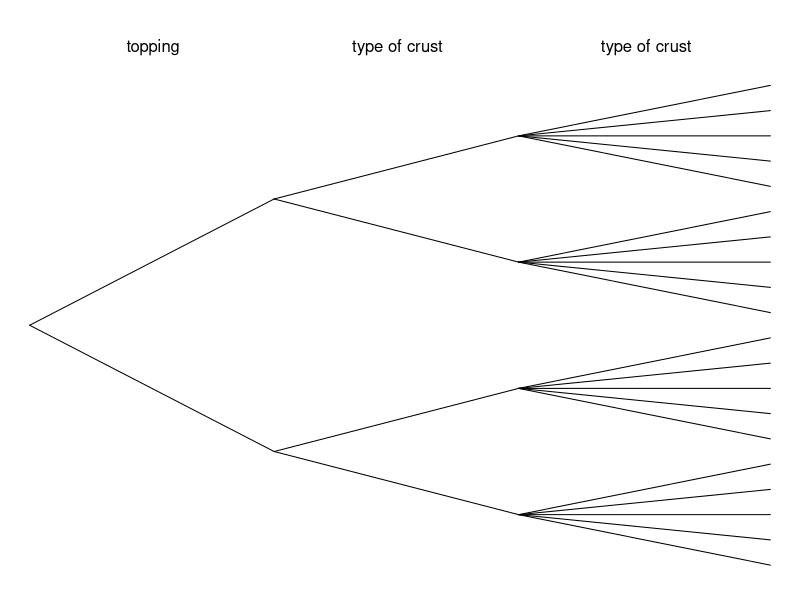

Recreate this plot in R.
## ---- chunk 1
names = read.csv("names2.txt", header = FALSE, sep = ",")

item = c("type of crust","topping","type of crust","size","sauce")
items = c("types of crust","toppings","types of crust","sizes","sauces")


while(T){
  ns = sample(2:5,3,replace=T)
  if(prod(ns) < 21){
    break
  }
}

na = sample(names,1)
i = sample(1:length(item),3)
it = item[i]
its = items[i]

## ---- chunk 2
par(mar=c(0,0,0,0))
plot(1,1,type ="n",axes=F,ann=F,xlim=c(0,1),ylim=c(0,1.1))
a = ns[1]
b = prod(ns[1:2])
c = prod(ns)

as = (2*(1:a)-1)/(a*2)
bs = (2*(1:b)-1)/(b*2)
cs = (2*(1:c)-1)/(c*2)

# cs = 1:prod(ns)/(prod(ns)+1)
# bs = 1:prod(ns[1:2])/(prod(ns[1:2])+1)
# as = 1:ns[1]/(prod(ns[1])+1)
# points(0,0.5)
# points(rep(0.33,length(as)),as)
# points(rep(0.66,length(bs)),bs)
# points(rep(1,length(cs)),cs)
for(i in 1:ns[1]){
  lines(c(0,0.33),c(0.5,as[i]))
  for(j in 1:ns[2]){
    lines(c(0.33,0.66),c(as[i],bs[(i-1)*ns[2]+j]))
    for(k in 1:ns[3]){
      lines(c(0.66,1),c(bs[(i-1)*ns[2]+j],cs[((i-1)*ns[2]+j-1)*ns[3]+k]))
    }
  }
}
text(0.1666,1.05,it[1])
text(0.33+0.1666,1.05,it[2])
text(0.666+0.1666,1.05,it[3])
